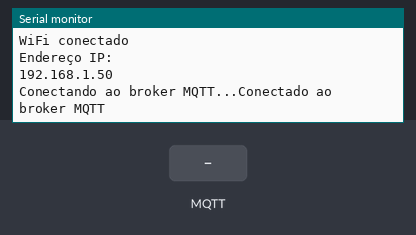
The sketch below on a simulated ESP32. Shown: the last lines printed to the serial monitor. The test bench sets the inputs (shaded band). WiFi joins after 1.5 s; servers stay silent unless stated; no MQTT or app messages arrive unless stated.

Above: at 3.2 s.
3.3 s: MQTT message "1" arrives on the first subscribed topic
At 4.0 s:
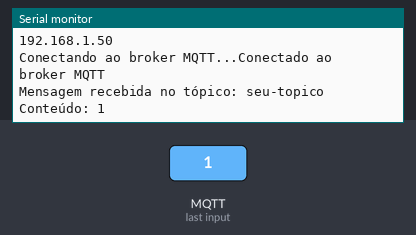
4.8 s: MQTT message "on" arrives on the first subscribed topic
At 4.96 s:
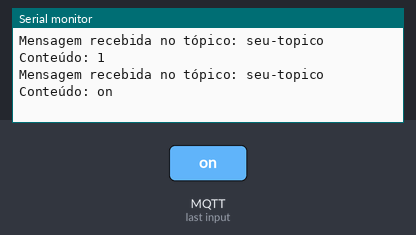
6.5 s: MQTT message "off" arrives on the first subscribed topic
At 7.7 s:
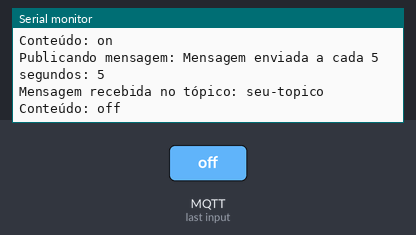

Measured:
- after the input at 3.3 s, the serial monitor: prints a new line at once (image 1)
- after the input at 4.8 s, the serial monitor: prints a new line at once (image 2)
- after the input at 6.5 s, the serial monitor: prints a new line at once (image 3)

The sketch:

MQTT_TESTE.ino
```cpp
#include <WiFi.h>
#include <PubSubClient.h>

// Substitua pelos detalhes da sua rede WiFi
const char* ssid = "NOS-2E40";
const char* password = "2TJA5RZ9";

// Substitua pelos detalhes do seu broker MQTT
const char* mqttServer = "broker.mqtt-dashboard.com";
const int mqttPort = 1883;
const char* mqttUser = "IPB";
const char* mqttPassword = "noiottracker";

WiFiClient espClient;
PubSubClient client(espClient);

unsigned long lastMsg = 0;
const int interval = 5000;  // Intervalo de tempo entre mensagens em milissegundos

void setup_wifi() {
  delay(10);
  Serial.println();
  Serial.print("Conectando a ");
  Serial.println(ssid);

  WiFi.begin(ssid, password);

  while (WiFi.status() != WL_CONNECTED) {
    delay(1000);
    Serial.print(".");
  }

  Serial.println("");
  Serial.println("WiFi conectado");
  Serial.println("Endereço IP: ");
  Serial.println(WiFi.localIP());
}

void callback(char* topic, byte* payload, unsigned int length) {
  Serial.print("Mensagem recebida no tópico: ");
  Serial.println(topic);

  Serial.print("Conteúdo: ");
  for (int i = 0; i < length; i++) {
    Serial.print((char)payload[i]);
  }
  Serial.println();
}

void reconnect() {
  while (!client.connected()) {
    Serial.print("Conectando ao broker MQTT...");
    if (client.connect("IPB/TESTE/TRACKER/05", mqttUser, mqttPassword)) {
      Serial.println("Conectado ao broker MQTT");
      client.subscribe("seu-topico");  // Substitua pelo seu tópico MQTT
    } else {
      Serial.print("Falha na conexão, rc=");
      Serial.print(client.state());
      Serial.println(" Tentando novamente em 5 segundos");
      delay(5000);
    }
  }
}

void setup() {
  Serial.begin(115200);
  setup_wifi();
  client.setServer(mqttServer, mqttPort);
  client.setCallback(callback);
}

void loop() {
  if (!client.connected()) {
    reconnect();
  }
  client.loop();

  unsigned long now = millis();
  if (now - lastMsg > interval) {
    lastMsg = now;
    char msg[50];
    snprintf(msg, 50, "Mensagem enviada a cada 5 segundos: %lu", now / 1000);
    Serial.print("Publicando mensagem: ");
    Serial.println(msg);
    client.publish("seu-topico", msg);  // Substitua pelo seu tópico MQTT
  }
}
```
